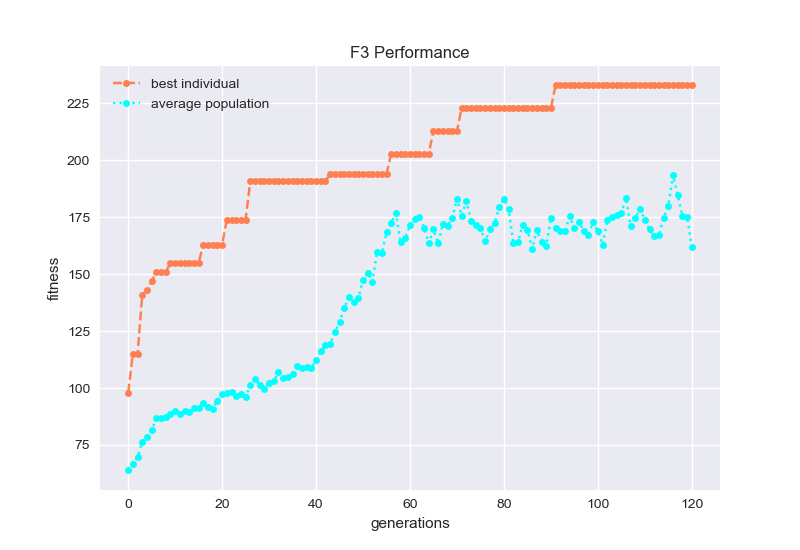

Source code (Python):
import matplotlib as mpl
import matplotlib.pyplot as plt
import numpy as np

def create_graph(title):

    plt.style.use('seaborn')

    plt.title(title)


    plt.xlabel("generations")
    plt.ylabel("fitness")

    # for 0 to 120:
    x = [i for i in range(121)]

    # average fitness of population list:
    y_average = []
    # best individual fitness in population:
    y_best = []

   
    with open("teste120sumAndDead.txt", 'r+', encoding="utf-8") as f:
        
        line = f.readline() # ignore header
        
        line = f.readline()

        while line:
            line = line.split()

            numbers_list = []

            for word in line:
                number = float(word)
                numbers_list.append(number)

            # append the current average fitness score in the file line:
            y_average.append(numbers_list[1])
            # append the best fitness in the current file line:
            y_best.append(numbers_list[2])

            line = f.readline()

        f.close()


   



    plt.plot(x, y_best, label = "best individual", color = "coral", marker = ".", linestyle = "--", markersize = "10")

    plt.plot(x, y_average, label = "average population", color = "aqua", marker = ".", linestyle = "dotted", markersize = "10")


    plt.legend()

    plt.show()

if __name__ == '__main__':

    create_graph("F3 Performance")
